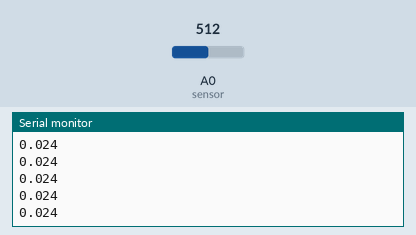
A sketch run on a simulated Arduino Uno, built with avr-gcc and run on an emulated ATmega328P. Parts: the last lines printed to the serial monitor. The inputs (shaded band) are chosen by the test bench; at power-on: A0 (sensor) = 512.

Above: at 1.2 s.
1.3 s: A0 (sensor) set to 716
At 1.56 s:
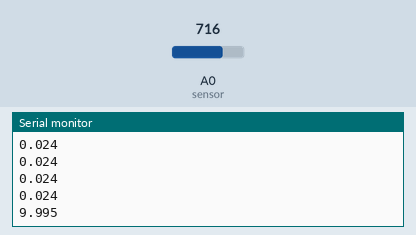
2.8 s: A0 (sensor) set to 900
At 2.96 s:
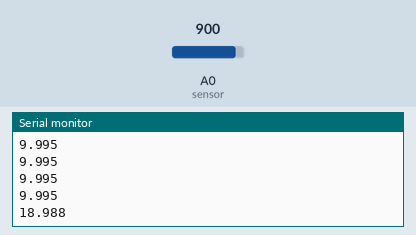
Timing chart, 0 to 5.8 s (numbered marks = the images above; inputs shaded):
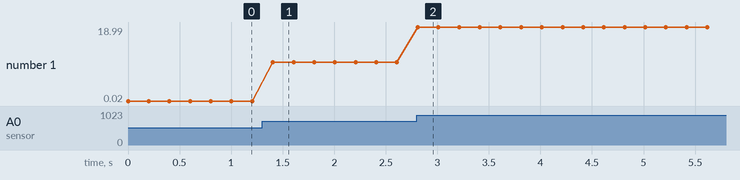

The sketch:

corriente002.ino
```cpp
float Sensibilidad=0.100; //sensibilidad en Voltios/Amperio para sensor de 5A

void setup() {

  Serial.begin(9600);
}

void loop() {

  float voltajeSensor= analogRead(A0)*(5.0 / 1023.0); //lectura del sensor
  float I=(voltajeSensor-2.5)/Sensibilidad; //Ecuación  para obtener la corriente
  //Serial.print("Corriente: ");
  Serial.println(I,3);
  //Serial.println(analogRead(A0));
  delay(200);
}
```

Measured:
- after the input at 1.3 s, the serial monitor: prints a new line after 0.11 s (image 1)
- after the input at 2.8 s, the serial monitor: prints a new line at once (image 2)
- plotted number 1: 0.02 → 9.99 after the input at 1.3 s, 9.99 → 18.99 after the input at 2.8 s
